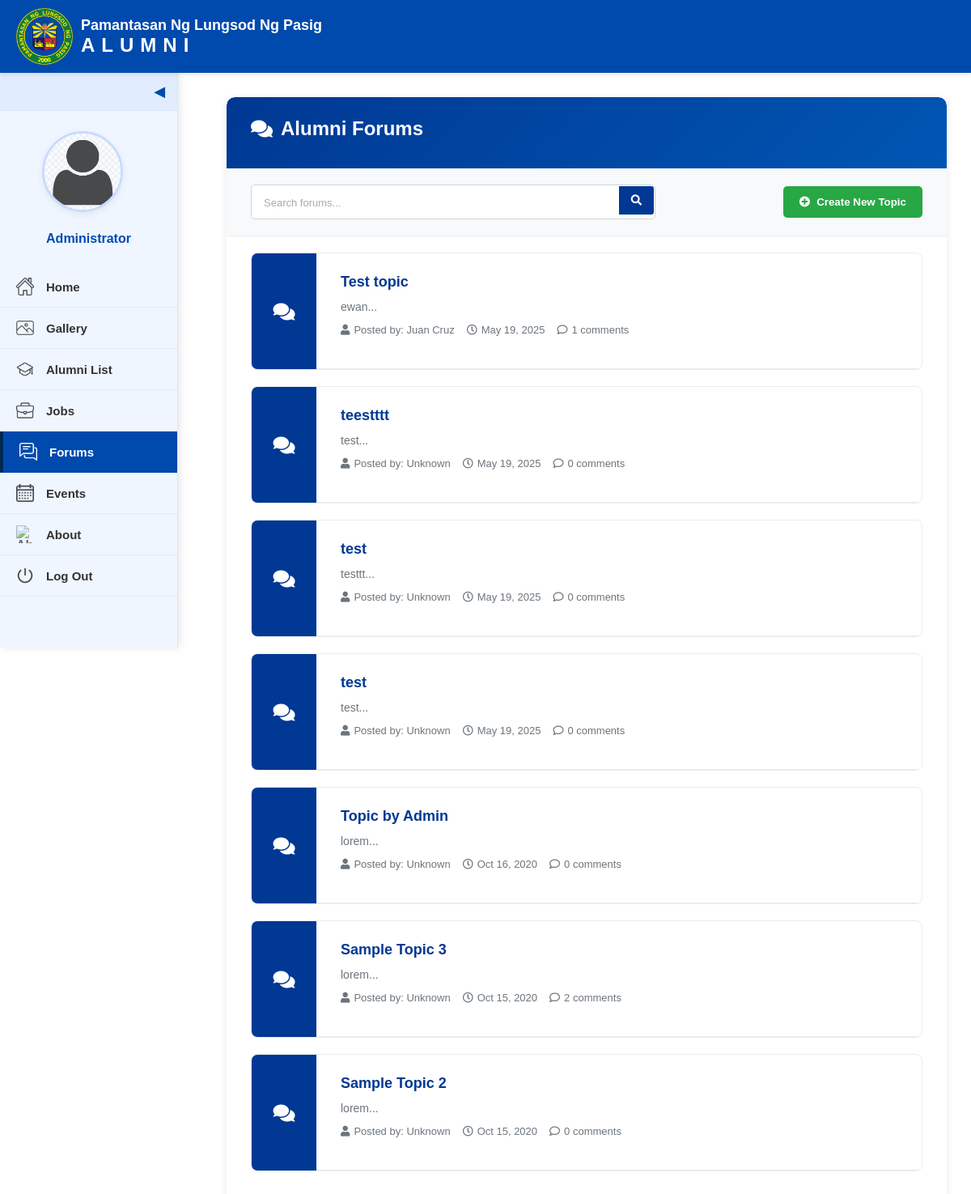
The page /alumni-forums.php (signed in) on the database its author committed.
### tables this page shows
CREATE TABLE `users` (
  `id` int(11) NOT NULL,
  `alumni_id` varchar(20) NOT NULL,
  `name` text NOT NULL,
  `username` varchar(200) NOT NULL,
  `password` text NOT NULL,
  `type` tinyint(1) NOT NULL DEFAULT 3 COMMENT '1=Admin,2=Alumni officer, 3= alumnus',
  `auto_generated_pass` text NOT NULL,
  `reset_token` varchar(64) DEFAULT NULL,
  `token_expiry` datetime DEFAULT NULL,
  `is_default_password` tinyint(1) NOT NULL DEFAULT 1 COMMENT '1=Using default password, 0=Password changed'
);

CREATE TABLE `forum_topics` (
  `id` int(30) NOT NULL,
  `title` varchar(250) NOT NULL,
  `description` text NOT NULL,
  `user_id` varchar(9) NOT NULL,
  `date_created` datetime NOT NULL DEFAULT current_timestamp()
);

### alumni-forums.php (the view, shortened to what this page needs)
<?php
include 'admin/db_connect.php';
$alumni_id = $_SESSION['login_id'];
$user_query = "SELECT * FROM users WHERE alumni_id = ?";
$user_stmt = $conn->prepare($user_query);
$user_stmt->bind_param("s", $alumni_id);
$user_stmt->execute();
$user_result = $user_stmt->get_result();
$user_data = $user_result->fetch_assoc();
$avatar = 'images/avatar.png';
$display_name = $user_data['name'] ?? 'Alumni User';
$page = isset($_GET['page']) ? intval($_GET['page']) : 1;
$items_per_page = 10;
$offset = ($page - 1) * $items_per_page;
$search = isset($_GET['search']) ? $_GET['search'] : '';
$search_condition = '';
$params = [];
$topics_query = "SELECT ft.*, u.name as author_name,
                (SELECT COUNT(*) FROM forum_comments WHERE topic_id = ft.id) as comment_count
                FROM forum_topics ft
                LEFT JOIN users u ON ft.user_id = u.alumni_id
                $search_condition
                GROUP BY ft.id
                ORDER BY ft.date_created DESC
                LIMIT ?, ?";
$stmt = $conn->prepare($topics_query);
$stmt_params = $params;
$stmt_params[] = $offset;
$stmt_params[] = $items_per_page;
$types = str_repeat('s', count($params)) . 'ii';
$stmt->bind_param($types, ...$stmt_params);
$stmt->execute();
$topics_result = $stmt->get_result();
$view_topic = isset($_GET['view_topic']) ? intval($_GET['view_topic']) : 0;
$topic_data = null;
$comments = [];
?>
<!DOCTYPE html>
<html lang="en">
<head>
  <link rel="stylesheet" href="style.css">
  <link rel="stylesheet" href="alumni-forums.css">
  <link rel="stylesheet" href="https://cdnjs.cloudflare.com/ajax/libs/font-awesome/5.15.4/css/all.min.css">
</head>
<body>
  <div class="interface-header">
    <img src="images/logo.png" alt="PLP Logo" class="logo-interface">
    <div class="text">
      <div class="school-name">Pamantasan Ng Lungsod Ng Pasig</div>
      <div class="alumni-title">ALUMNI</div>
    </div>
  </div>
  <div class="sidebar" id="sidebar">
    <div class="toggle-btn" onclick="toggleSidebar()">&#x25C0;</div>
    <div class="sidebar-content">
      <div class="profile-section">
        <a href="alumni-manage-profile.php" class="profile-pic">
          <img src="<?php echo htmlspecialchars($avatar); ?>" alt="Profile Picture">
        </a>
        <div class="profile-name"><?php echo htmlspecialchars($display_name); ?></div>
      </div>
      <a href="alumni-home.php"><img src="images/home.png" alt="Home"><span>Home</span></a>
      <a href="alumni-gallery.php"><img src="images/gallery.png" alt="Gallery"><span>Gallery</span></a>
      <a href="alumni-list.php"><img src="images/alumni_list.png" alt="Alumni List"><span>Alumni List</span></a>
      <a href="alumni-job.php"><img src="images/jobs.png" alt="Jobs"><span>Jobs</span></a>
      <a href="alumni-forums.php" class="active"><img src="images/forums.png" alt="Forums"><span>Forums</span></a>
      <a href="alumni-events.php"><img src="images/calendar.png" alt="Events"><span>Events</span></a>
      <a href="alumni-about.php"><img src="images/about.png" alt="About"><span>About</span></a>
      <a href="landing.php"><img src="images/log-out.png" alt="Log Out"><span>Log Out</span></a>
    </div>
  </div>
  <main class="forum-content">
    <?php if($view_topic > 0 && $topic_data): ?>
      <div class="forum-container">
        <div class="forum-header">
          <a href="alumni-forums.php" class="back-button"><i class="fas fa-arrow-left"></i> Back to Forums</a>
          <h1><?php echo htmlspecialchars($topic_data['title']); ?></h1>
          <?php
          if($topic_data['user_id'] == $alumni_id):
          ?>
            <div class="topic-actions">
              <button class="edit-topic-btn" onclick="openEditTopicModal(<?php echo $view_topic; ?>, '<?php echo addslashes(htmlspecialchars($topic_data['title'])); ?>', '<?php echo addslashes(htmlspecialchars_decode($topic_data['description'])); ?>')">
                <i class="fas fa-edit"></i> Edit
              </button>
              <button class="delete-topic-btn" onclick="confirmDeleteTopic(<?php echo $view_topic; ?>)">
                <i class="fas fa-trash-alt"></i> Delete
              </button>
            </div>
          <?php endif; ?>
        </div>
        <div class="topic-details">
          <div class="topic-meta">
            <span class="topic-author"><i class="fas fa-user"></i> Posted by: <?php echo htmlspecialchars($topic_data['author_name'] ?? 'Unknown'); ?></span>
            <span class="topic-date"><i class="far fa-clock"></i> <?php echo date('F d, Y h:i A', strtotime($topic_data['date_created'])); ?></span>
          </div>
          <div class="topic-content">
            <?php echo html_entity_decode($topic_data['description']); ?>
          </div>
        </div>
        <div class="comments-section">
          <h2><i class="fas fa-comments"></i> Comments (<?php echo count($comments); ?>)</h2>
          <?php if(count($comments) > 0): ?>
            <div class="comments-list">
              <?php foreach($comments as $comment): ?>
                <div class="comment-card">
                  <div class="comment-header">
                    <img src="<?php echo htmlspecialchars($comment['avatar']); ?>" alt="Profile" class="comment-avatar">
                    <div class="comment-info">
                      <div class="comment-author"><?php echo htmlspecialchars($comment['author_name'] ?? 'Unknown'); ?></div>
                      <div class="comment-date"><?php echo date('M d, Y h:i A', strtotime($comment['date_created'])); ?></div>
                    </div>
                    <?php
                    if(strcmp($comment['user_id'], $alumni_id) === 0 || ($topic_data && $topic_data['user_id'] == $alumni_id)):
                    ?>
                      <div class="comment-actions">
                        <button class="delete-comment-btn" onclick="confirmDeleteComment(<?php echo $comment['id']; ?>, <?php echo $view_topic; ?>)">
                          <i class="fas fa-trash-alt"></i>
                        </button>
                      </div>
                    <?php endif; ?>
                  </div>
                  <div class="comment-content">
                    <?php echo htmlspecialchars($comment['comment']); ?>
                  </div>
                </div>
              <?php endforeach; ?>
            </div>
          <?php else: ?>
            <div class="no-comments">
              <i class="far fa-comment-dots"></i>
              <p>No comments yet. Be the first to comment!</p>
            </div>
          <?php endif; ?>
          <div class="add-comment-form">
            <h3>Add a Comment</h3>
            <form method="POST" action="">
              <input type="hidden" name="topic_id" value="<?php echo $view_topic; ?>">
              <div class="form-group">
                <textarea name="comment" rows="4" placeholder="Write your comment here..." required></textarea>
              </div>
              <div class="form-group">
                <button type="submit" name="submit_comment" class="btn-submit-comment">
                  <i class="fas fa-paper-plane"></i> Submit Comment
                </button>
              </div>
            </form>
          </div>
        </div>
      </div>
    <?php else: ?>
      <div class="forum-container">
        <div class="forum-header">
          <h1><i class="fas fa-comments"></i> Alumni Forums</h1>
        </div>
        <div class="forum-actions">
          <div class="search-container">
            <form method="GET" action="">
              <div class="search-input">
                <input type="text" name="search" placeholder="Search forums..." value="<?php echo htmlspecialchars($search); ?>">
                <button type="submit"><i class="fas fa-search"></i></button>
              </div>
            </form>
          </div>
          <button class="create-topic-btn" onclick="openCreateModal()">
            <i class="fas fa-plus-circle"></i> Create New Topic
          </button>
        </div>
        <?php if($topics_result->num_rows > 0): ?>
          <div class="topics-list">
            <?php while($topic = $topics_result->fetch_assoc()): ?>
              <div class="topic-card">
                <div class="topic-icon">
                  <i class="fas fa-comments"></i>
                </div>
                <div class="topic-details">
                  <h3><a href="alumni-forums.php?view_topic=<?php echo $topic['id']; ?>"><?php echo htmlspecialchars($topic['title']); ?></a></h3>
                  <div class="topic-preview">
                    <?php echo substr(strip_tags(html_entity_decode($topic['description'])), 0, 150) . '...'; ?>
                  </div>
                  <div class="topic-meta">
                    <span class="author"><i class="fas fa-user"></i> Posted by: <?php echo htmlspecialchars($topic['author_name'] ?? 'Unknown'); ?></span>
                    <span class="date"><i class="far fa-clock"></i> <?php echo date('M d, Y', strtotime($topic['date_created'])); ?></span>
                    <span class="comments-count"><i class="far fa-comment"></i> <?php echo $topic['comment_count']; ?> comments</span>
                  </div>
                </div>
              </div>
            <?php endwhile; ?>
          </div>
        <?php endif; ?>
      </div>
    <?php endif; ?>
  </main>
</body>
</html>

### style.css (style rules this page uses)
* { margin: 0; padding: 0; box-sizing: border-box; overscroll-behavior: none; }
body { font-family: Arial, sans-serif; background-color: #ffffff; }
.text { display: flex; flex-direction: column; }
.school-name { font-size: 18px; color: #003366; font-weight: bold; }
.alumni-title { font-size: 24px; color: #003366; letter-spacing: 8px; font-weight: bold; }
input[type="text"], input[type="email"], input[type="password"] { padding: 8px 10px; border: 1px solid #003366; border-radius: 4px; outline: none; font-size: 14px; }
input[type="text"]::placeholder, input[type="email"]::placeholder, input[type="password"]::placeholder { color: #aaa; font-size: 13px; }
.interface-header { background-color: #004aad; color: white; padding: 10px 20px; display: flex; align-items: center; position: fixed; top: 0; left: 0; width: 100%; z-index: 100; box-shadow: 0 2px 5px rgba(0, 0, 0, 0.1); height: 90px; }
.interface-header .school-name { color: white; }
.interface-header .alumni-title { color: white; }
.logo-interface { height: 70px; margin-right: 10px; }
.sidebar { background-color: #f0f6ff; width: 220px; height: calc(100vh - 90px); position: fixed; top: 90px; left: 0; display: flex; flex-direction: column; transition: all 0.3s ease; z-index: 5; overflow: hidden; box-shadow: 2px 0 10px rgba(0, 0, 0, 0.1); border-right: 1px solid #d9e5f6; }
.sidebar-content { width: 100%; display: flex; flex-direction: column; align-items: center; max-height: calc(100vh - 90px); overflow-y: auto; padding: 0 0 20px 0; -ms-overflow-style: none; scrollbar-width: none; }
.profile-section { display: flex; flex-direction: column; align-items: center; margin: 25px 0; padding: 0 10px; width: 100%; }
.profile-pic { position: relative; margin-bottom: 15px; text-align: center; width: 100%; }
.profile-pic img { width: 100px; height: 100px; border-radius: 50%; cursor: pointer; object-fit: cover; border: 3px solid #b7d0ff; transition: all 0.3s ease; box-shadow: 0 3px 10px rgba(0, 0, 0, 0.1); }
.profile-name { margin-top: 5px; font-size: 16px; font-weight: bold; color: #004aad; text-align: center; transition: all 0.3s ease; }
.toggle-btn { background-color: #e1ecff; color: #004aad; width: 100%; text-align: right; padding: 12px 15px; cursor: pointer; font-size: 18px; border-bottom: 1px solid #d9e5f6; transition: all 0.3s ease; }
.sidebar-content a { display: flex; align-items: center; width: 100%; color: #333; text-decoration: none; padding: 14px 20px; font-weight: bold; transition: all 0.3s ease; border-bottom: 1px solid rgba(0, 0, 0, 0.05); }
.profile-section .profile-pic { display: block; width: 100%; padding: 0; margin-bottom: 15px; text-align: center; border-bottom: none; }
.sidebar-content .profile-section a.profile-pic { display: block; text-align: center; padding: 0; border-bottom: none; width: 100%; }
.sidebar-content a img { width: 22px; height: 22px; margin-right: 15px; transition: all 0.3s ease; opacity: 0.7; }
.sidebar-content a span { transition: all 0.3s ease; font-size: 15px; }
.sidebar-content a.active { background-color: #004aad; color: white; border-left: 4px solid #002855; }
.sidebar-content a.active img { filter: brightness(0) invert(1); opacity: 1; }
.sidebar:not(.collapsed) .profile-pic img { width: 100px; height: 100px; border-width: 3px; }

### rows shown on the page
users: name "Administrator"
forum_topics: title "Test topic", description "ewan", author_name "Juan Cruz", date_created "May 19, 2025", comment_count "1"
forum_topics: title "teestttt", description "test", author_name "Unknown", date_created "May 19, 2025", comment_count "0"
forum_topics: title "test", description "testtt", author_name "Unknown", date_created "May 19, 2025", comment_count "0"
forum_topics: title "test", description "test", author_name "Unknown", date_created "May 19, 2025", comment_count "0"
forum_topics: title "Topic by Admin", description "lorem", author_name "Unknown", date_created "Oct 16, 2020", comment_count "0"
forum_topics: title "Sample Topic 3", description "lorem", author_name "Unknown", date_created "Oct 15, 2020", comment_count "2"
forum_topics: title "Sample Topic 2", description "lorem", author_name "Unknown", date_created "Oct 15, 2020", comment_count "0"
